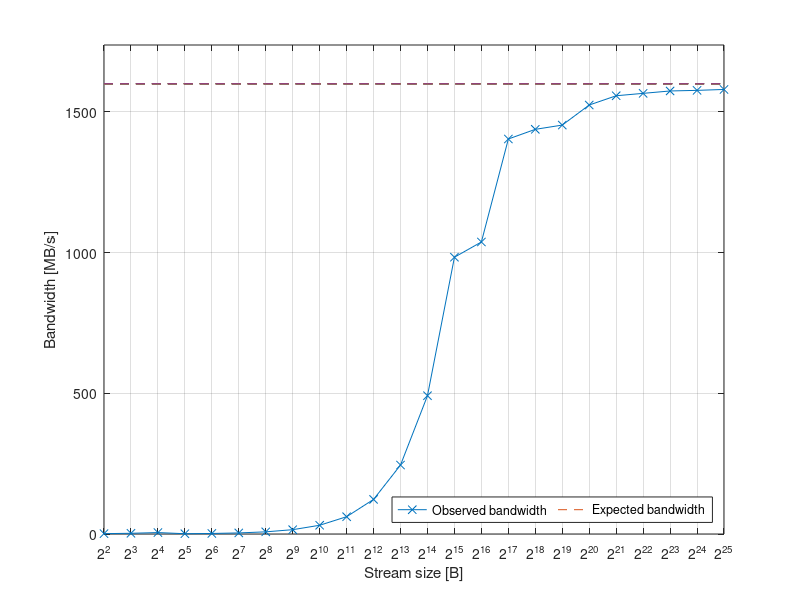

Write MATLAB code to recreate this figure.
clearvars;
close all;

raw_data = [4	1600	1.26	0.07	1.33	0.1844
8	1600	2.56	0.21	2.67	0.3608
16	1600	5.1	0.46	5.33	0.6501
32	1600	1.01	0.74	10.67	0.6849
64	1600	1.92	1.8	2.56	0.0483
128	1600	3.83	3.28	3.88	0.0499
256	1600	7.68	6.48	7.76	0.1265
512	1600	15.35	13.13	15.52	0.1966
1024	1600	31.05	28.85	97.52	4.7198
2048	1600	61.43	51.85	62.06	0.8548
4096	1600	122.92	106.39	124.12	1.5419
8192	1600	245.01	108.5	431.16	18.503
16384	1600	491.42	330.99	564.97	13.2892
32768	1600	983.42	840.21	992.97	13.6119
65536	1600	1037.57	879.68	1379.71	27.3668
131072	1600	1403.5	879.68	1416.99	42.1867
262144	1600	1437.81	1365.33	1515.28	11.4446
524288	1600	1452.93	1415.08	1487.34	7.998
1048576	1600	1524.21	1502.26	1548.86	6.5499
2097152	1600	1557.13	1528.54	1570.31	7.6081
4194304	1600	1565.65	1546.86	1576.21	4.3642
8388608	1600	1574.12	1557.05	1578.14	3.2217
16777216	1600	1576.29	1561.76	1580.22	3.1045
33554432	1600	1579.5	1561.51	1583.58	3.5933];

stream_size = raw_data(:,1)';
expected = raw_data(:,2)';
average = raw_data(:,3)';
minimum = raw_data(:,4)';
maximum = raw_data(:,5)';
deviation = raw_data(:,6)';
efficiency = average ./ expected;

figure('Position', [699, 259, 1000, 200]);
plot(log2(stream_size), average, '-x');
hold on;
plot(log2(stream_size), 1600 * ones(24), '--');
grid on;
xlim([min(log2(stream_size)), max(log2(stream_size))]);
ylim([0, 1.1 * max(average)]);
xticks(log2(stream_size));
xticklabels({'2^2','2^3','2^4','2^5','2^6','2^7','2^8','2^9','2^{10}','2^{11}','2^{12}','2^{13}','2^{14}','2^{15}','2^{16}','2^{17}','2^{18}','2^{19}','2^{20}','2^{21}','2^{22}','2^{23}','2^{24}','2^{25}',});
ylabel("Bandwidth [MB/s]");
xlabel("Stream size [B]");
legend("Observed bandwidth", "Expected bandwidth", "Location", "southeast", "Orientation", "Horizontal");
saveas(gcf,'var_stream_size','epsc');